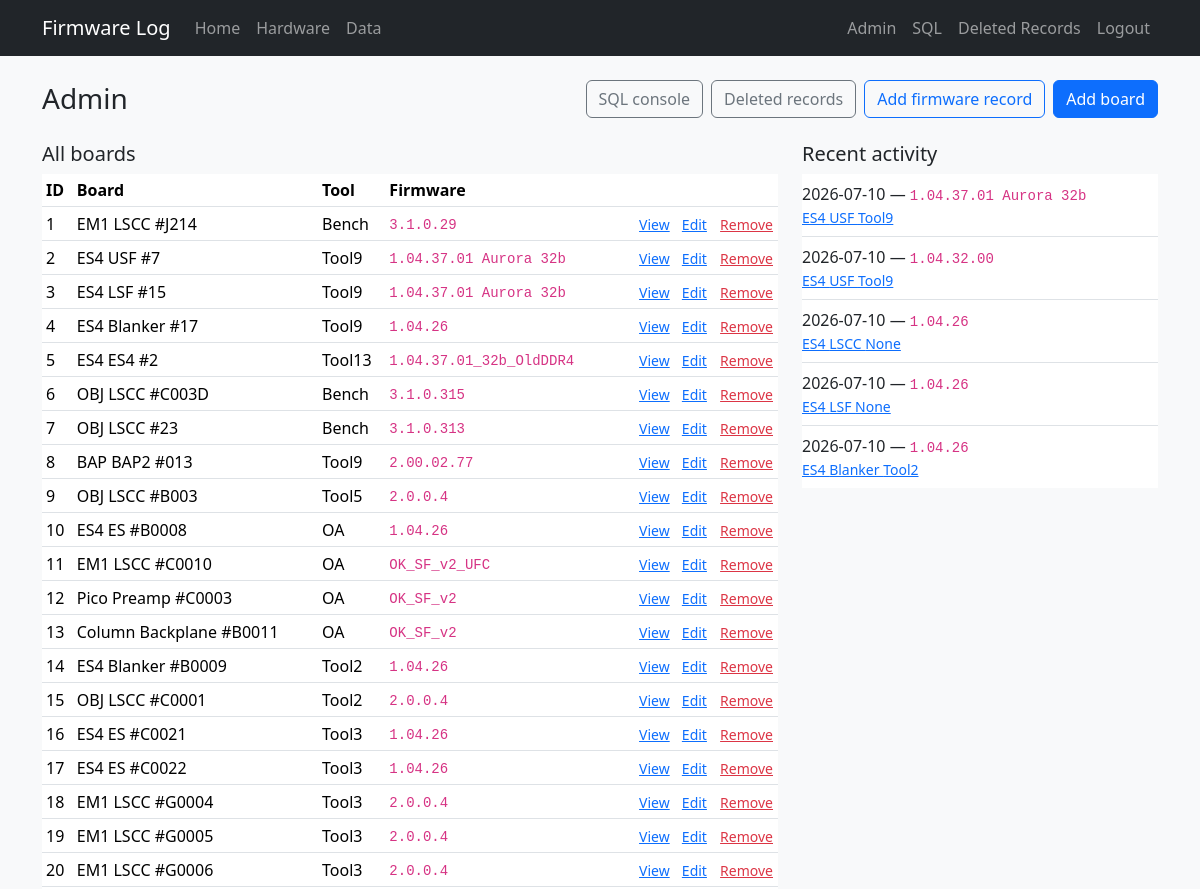
Before: /admin (signed in, upper part) with the older database file.
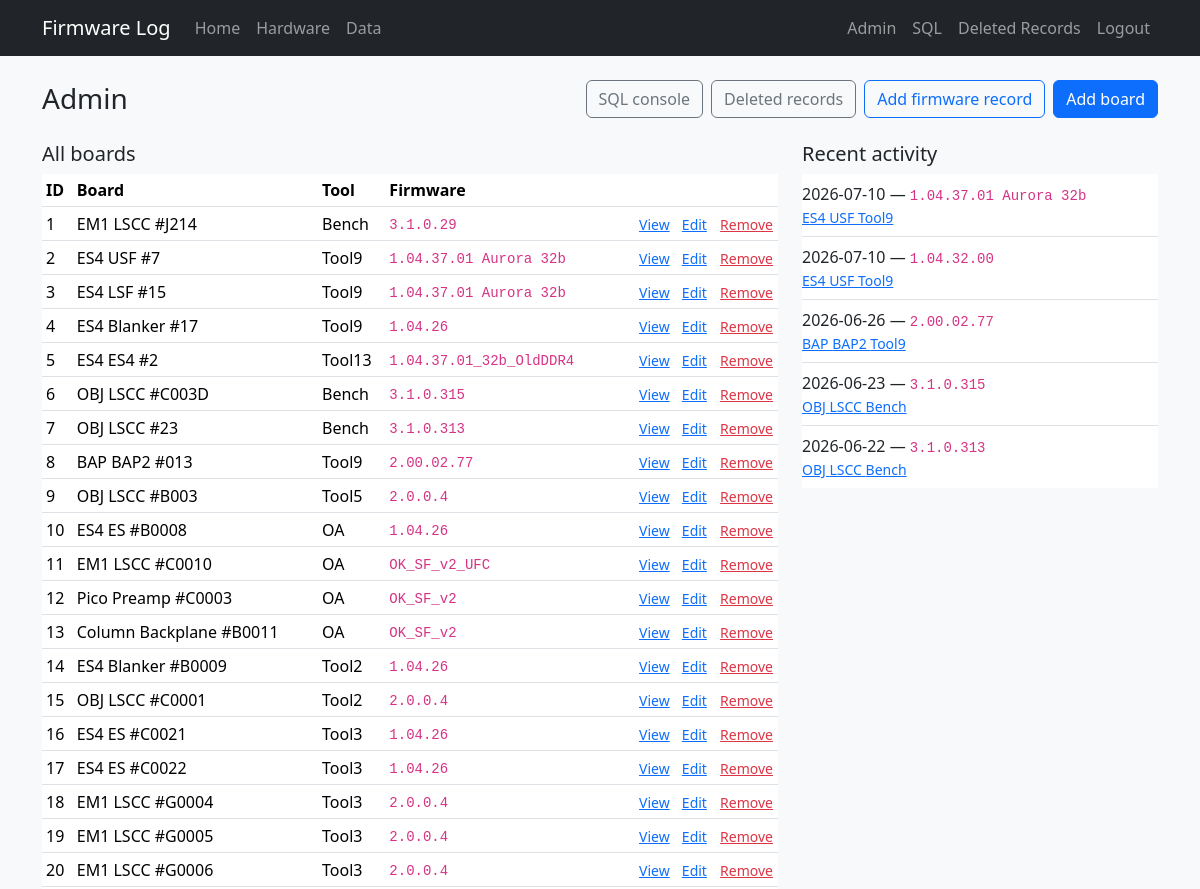
After: the same page with the newer database file.
### tables this page shows
CREATE TABLE "boards" (
                board_id      INTEGER PRIMARY KEY,
                tool          TEXT,
                board_slot    TEXT,
                manufacturer  TEXT NOT NULL DEFAULT 'PDF Solutions Inc.',
                board_name    TEXT NOT NULL,
                serial        TEXT NOT NULL,
                part_number   TEXT,
                revision      TEXT,
                file_id       TEXT,
                product_name  TEXT NOT NULL,
                ddr_fbga      TEXT
            , inventory_serial TEXT, status TEXT, role TEXT, comment TEXT, open_item TEXT, po TEXT, modified_by TEXT, source_updated_at TEXT, data_source TEXT, dc_status TEXT, ac_status TEXT, gcal_status TEXT, adc_status TEXT, eeprom_status TEXT);

CREATE TABLE "firmware_history" (
                event_id    INTEGER PRIMARY KEY AUTOINCREMENT,
                board_id    INTEGER NOT NULL REFERENCES boards (board_id),
                event_date  TEXT NOT NULL,
                event_time  TEXT,
                fpga        TEXT,
                firmware    TEXT NOT NULL,
                installer   TEXT,
                result      TEXT
            );

### app.py (the view)
@app.route("/admin")
@login_required
def admin_index():
    return render_template(
        "admin/index.html",
        boards=db.list_boards(sort="board_id"),
        recent=db.recent_installs(5),
    )

### app.py (called while the page is built)
def login_required(view):
    @wraps(view)
    def wrapped(*args, **kwargs):
        if not session.get("admin"):
            flash("Admin login required.", "warning")
            return redirect(url_for("admin_login", next=request.url))
        return view(*args, **kwargs)
    return wrapped

### db.py (called while the page is built)
def firmware_verified_sql(board_alias="b"):
    ids = ", ".join(str(i) for i in sorted(VERIFIED_BOARD_IDS))
    return f"""
    CASE
        WHEN {board_alias}.board_id IN ({ids}) THEN 'verified'
        WHEN {board_alias}.data_source = 'firmware_log' THEN 'verified'
        WHEN {board_alias}.tool = 'Tool13' AND {board_alias}.product_name = 'BAP' THEN 'verified'
        ELSE 'unverified'
    END
    """

def dict_row(cursor, row):
    return {col[0]: row[i] for i, col in enumerate(cursor.description)}

@contextmanager
def get_db():
    conn = sqlite3.connect(DATABASE)
    conn.row_factory = dict_row
    try:
        yield conn
    finally:
        conn.close()

def fetch_all(query, params=()):
    with get_db() as conn:
        return conn.execute(query, params).fetchall()

### templates/admin/index.html (shortened to what this page needs)
{% extends "base.html" %}
{% block content %}
<div class="d-flex flex-wrap justify-content-between align-items-center gap-2 mb-4">
  <h1 class="h3 mb-0">Admin</h1>
  <div class="d-flex gap-2">
    <a href="{{ url_for('admin_sql') }}" class="btn btn-outline-secondary">SQL console</a>
    <a href="{{ url_for('admin_deleted') }}" class="btn btn-outline-secondary">Deleted records</a>
    <a href="{{ url_for('admin_history_new') }}" class="btn btn-outline-primary">Add firmware record</a>
    <a href="{{ url_for('admin_board_new') }}" class="btn btn-primary">Add board</a>
  </div>
</div>
<div class="row g-4">
  <div class="col-lg-8">
    <h2 class="h5">All boards</h2>
    <div class="table-responsive">
      <table class="table table-sm align-middle">
        <thead>
          <tr>
            <th>ID</th>
            <th>Board</th>
            <th>Tool</th>
            <th>Firmware</th>
            <th></th>
          </tr>
        </thead>
        <tbody>
          {% for b in boards %}
          <tr>
            <td>{{ b.board_id }}</td>
            <td>{{ b.product_name }} {{ b.board_name }} #{{ b.serial }}</td>
            <td>{{ b.tool or '—' }}</td>
            <td>{% if b.current_firmware %}<code>{{ b.current_firmware }}</code>{% else %}—{% endif %}</td>
            <td class="text-end text-nowrap">
              <a href="{{ url_for('board_detail', board_id=b.board_id) }}" class="small me-2">View</a>
              <a href="{{ url_for('admin_board_edit', board_id=b.board_id) }}" class="small me-2">Edit</a>
              <form method="post" action="{{ url_for('admin_board_delete', board_id=b.board_id) }}" class="d-inline"
                    onsubmit="return confirm('Move board {{ b.board_id }} and its firmware history to deleted records?')">
                <button type="submit" class="btn btn-link btn-sm text-danger p-0 align-baseline">Remove</button>
              </form>
            </td>
          </tr>
          {% endfor %}
        </tbody>
      </table>
    </div>
  </div>
  <div class="col-lg-4">
    <h2 class="h5">Recent activity</h2>
    <ul class="list-group list-group-flush">
      {% for row in recent %}
      <li class="list-group-item px-0">
        <div>{{ row.event_date }} — <code>{{ row.firmware }}</code></div>
        <div class="small text-muted">
          <a href="{{ url_for('board_detail', board_id=row.board_id) }}">
            {{ row.product_name }} {{ row.board_name }} {{ row.tool }}
          </a>
        </div>
      </li>
      {% endfor %}
    </ul>
  </div>
</div>
{% endblock %}

Changed rows visible on the page:
no longer on this page (row edited): firmware_history: event_date "2026-07-10", firmware "1.04.26", product_name "ES4", board_name "LSCC", tool "None"
no longer on this page (row edited): firmware_history: event_date "2026-07-10", firmware "1.04.26", product_name "ES4", board_name "LSF", tool "None"
no longer on this page (row edited): firmware_history: event_date "2026-07-10", firmware "1.04.26", product_name "ES4", board_name "Blanker", tool "Tool2"
now on one of the page's lists (row unchanged): firmware_history: event_date "2026-06-23", firmware "3.1.0.315", product_name "OBJ", board_name "LSCC", tool "Bench"
now on one of the page's lists (row unchanged): firmware_history: event_date "2026-06-22", firmware "3.1.0.313", product_name "OBJ", board_name "LSCC", tool "Bench"
now on one of the page's lists (row unchanged): firmware_history: event_date "2026-06-26", firmware "2.00.02.77", product_name "BAP", board_name "BAP2", tool "Tool9"
